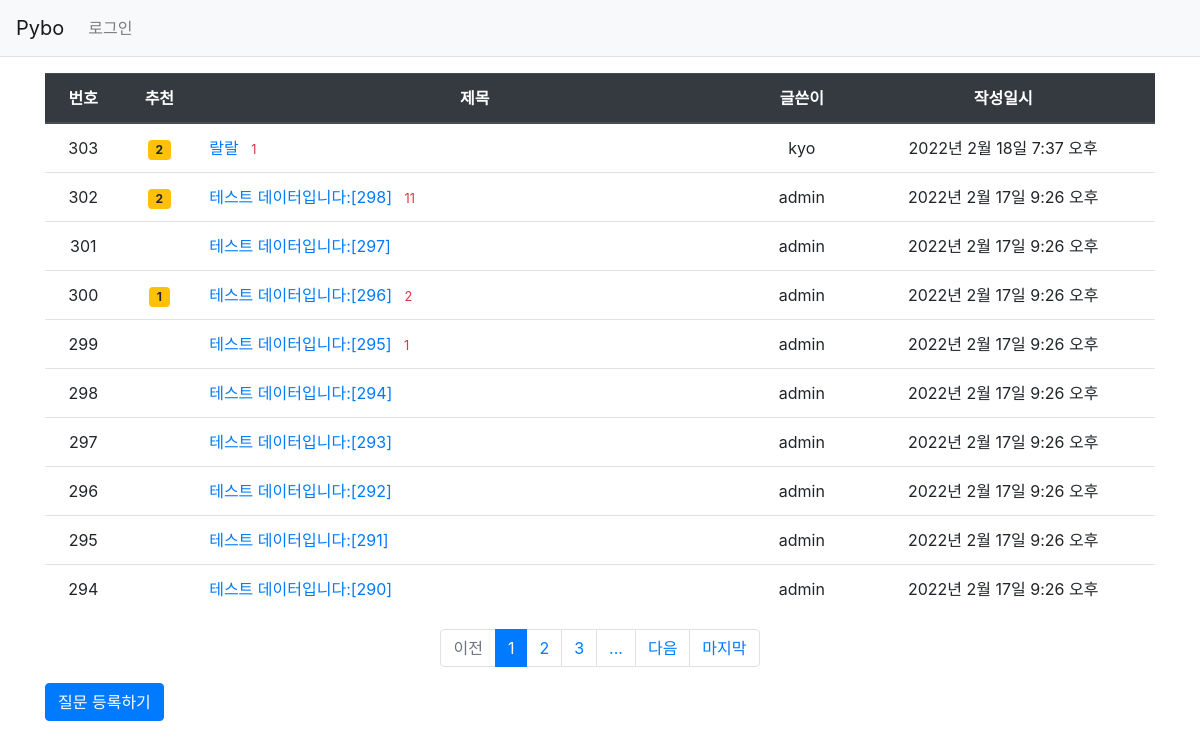
The page / on the database its author committed.
### pybo/models.py (models this page shows, shortened)
class Question(models.Model):
    author = models.ForeignKey(User, on_delete=models.CASCADE, null=True,
                               related_name='author_question')
    subject = models.CharField(max_length=200)
    content = models.TextField()
    create_date = models.DateTimeField()
    modify_date = models.DateTimeField(null=True, blank=True)
    voter = models.ManyToManyField(User, related_name='vote_question')

### pybo/views/base_views.py (the view)
# urls.py: path('', base_views.index, name='index'),
def index(request):
    page = request.GET.get('page', '1')
    question_list = Question.objects.order_by('-create_date')
    paginator = Paginator(question_list, 10)
    page_obj = paginator.get_page(page)
    context = {'question_list': page_obj}
    return render(request, 'pybo/question_list.html', context)

### pybo/templatetags/pybo_filter.py (called while the page is built)
@register.filter
def sub(value, arg):
    return value - arg

### templates/pybo/question_list.html
{% extends 'base.html' %}
{% load pybo_filter %}
{% block content %}
<div class="container my-3">
    <table class="table">
        <thead>
        <tr class="text-center thead-dark">
            <th>번호</th>
            <th>추천</th>
            <th style="width: 50%">제목</th>
            <th>글쓴이</th>
            <th>작성일시</th>
        </tr>
        </thead>
        <tbody>
        {% if question_list %}
        {% for question in question_list %}
            <tr class="text-center">
                <td>{{ question_list.paginator.count|sub:question_list.start_index|sub:forloop.counter0|add:1 }}</td>
                <td>
                    {% if question.voter.all.count > 0 %}
                    <span class="badge badge-warning px-2 py-1">{{ question.voter.all.count }}</span>
                    {% endif %}
                </td>
                <td class="text-left">
                    <a href="{% url 'pybo:detail' question.id %}" id="{{ forloop.counter }}">{{ question.subject }}</a>
                    {% if question.answer_set.count > 0 %}
                    <span class="text-danger small ml-2">{{ question.answer_set.count }}</span>
                    {% endif %}
                </td>
                <td>{{ question.author.username }}</td>
                <td>{{ question.create_date }}</td>
            </tr>
        {% endfor %}
        {% else %}
            <tr>
                <td colspan="4">질문이 없습니다.</td>
            </tr>
        {% endif %}
        </tbody>
    </table>
    <ul class="pagination justify-content-center">
        {% if question_list.has_previous %}
        <li class="page-item">
            <a class="page-link" href="?page=1">처음</a>
        </li>
        <li class="page-item">
            <a class="page-link" href="?page={{ question_list.previous_page_number }}">이전</a>
        </li>
        {% else %}
        <li class="page-item disabled">
            <a class="page-link" tabindex="-1" aria-disabled="true" href="#">
                이전
            </a>
        </li>
        {% endif %}
        {% for page_number in question_list.paginator.page_range %}
            {% if page_number >= question_list.number|add:-2 and page_number <= question_list.number|add:2 %}
                {% if page_number == question_list.number %}
                <li class="page-item active" aria-current="page">
                    <a class="page-link" href="?page={{ page_number }}">
                        {{ page_number }}
                    </a>
                </li>
                {% else %}
                <li class="page-item">
                    <a class="page-link" href="?page={{ page_number }}">
                        {{ page_number }}
                    </a>
                </li>
                {% endif %}
            {% elif page_number >= question_list.number|add:-3 and page_number <= question_list.number|add:3 %}
                <li class="page-item">
                    <a class="page-link" href="#">
                        ...
                    </a>
                </li>
            {% endif %}
        {% endfor %}
        {% if question_list.has_next %}
        <li class="page-item">
            <a class="page-link" href="?page={{ question_list.next_page_number }}">다음</a>
        </li>
        <li class="page-item">
            <a class="page-link" href="?page={{ question_list.paginator.num_pages }}">마지막</a>
        </li>
        {% else %}
        <li class="page-item disabled">
            <a class="page-link" tabindex="-1" aria-disabled="true" href="#">
                다음
            </a>
        </li>
        {% endif %}
    </ul>
    <a href="{% url 'pybo:question_create' %}" class="btn btn-primary">
        질문 등록하기
    </a>
</div>
{% endblock %}

### rows shown on the page
Question: paginator.count|sub "303", voter.all.count "2", subject "랄랄", answer_set.count "1", author.username "kyo", create_date "2022년 2월 18일 7:37 오후"
Question: paginator.count|sub "302", voter.all.count "2", subject "테스트 데이터입니다:[298]", answer_set.count "11", author.username "admin", create_date "2022년 2월 17일 9:26 오후"
Question: paginator.count|sub "301", subject "테스트 데이터입니다:[297]", author.username "admin", create_date "2022년 2월 17일 9:26 오후"
Question: paginator.count|sub "300", voter.all.count "1", subject "테스트 데이터입니다:[296]", answer_set.count "2", author.username "admin", create_date "2022년 2월 17일 9:26 오후"
Question: paginator.count|sub "299", subject "테스트 데이터입니다:[295]", answer_set.count "1", author.username "admin", create_date "2022년 2월 17일 9:26 오후"
Question: paginator.count|sub "298", subject "테스트 데이터입니다:[294]", author.username "admin", create_date "2022년 2월 17일 9:26 오후"
Question: paginator.count|sub "297", subject "테스트 데이터입니다:[293]", author.username "admin", create_date "2022년 2월 17일 9:26 오후"
Question: paginator.count|sub "296", subject "테스트 데이터입니다:[292]", author.username "admin", create_date "2022년 2월 17일 9:26 오후"
Question: paginator.count|sub "295", subject "테스트 데이터입니다:[291]", author.username "admin", create_date "2022년 2월 17일 9:26 오후"
Question: paginator.count|sub "294", subject "테스트 데이터입니다:[290]", author.username "admin", create_date "2022년 2월 17일 9:26 오후"

### other values the page prints
{{ page_number }} "1"
{{ page_number }} "2" "3"
